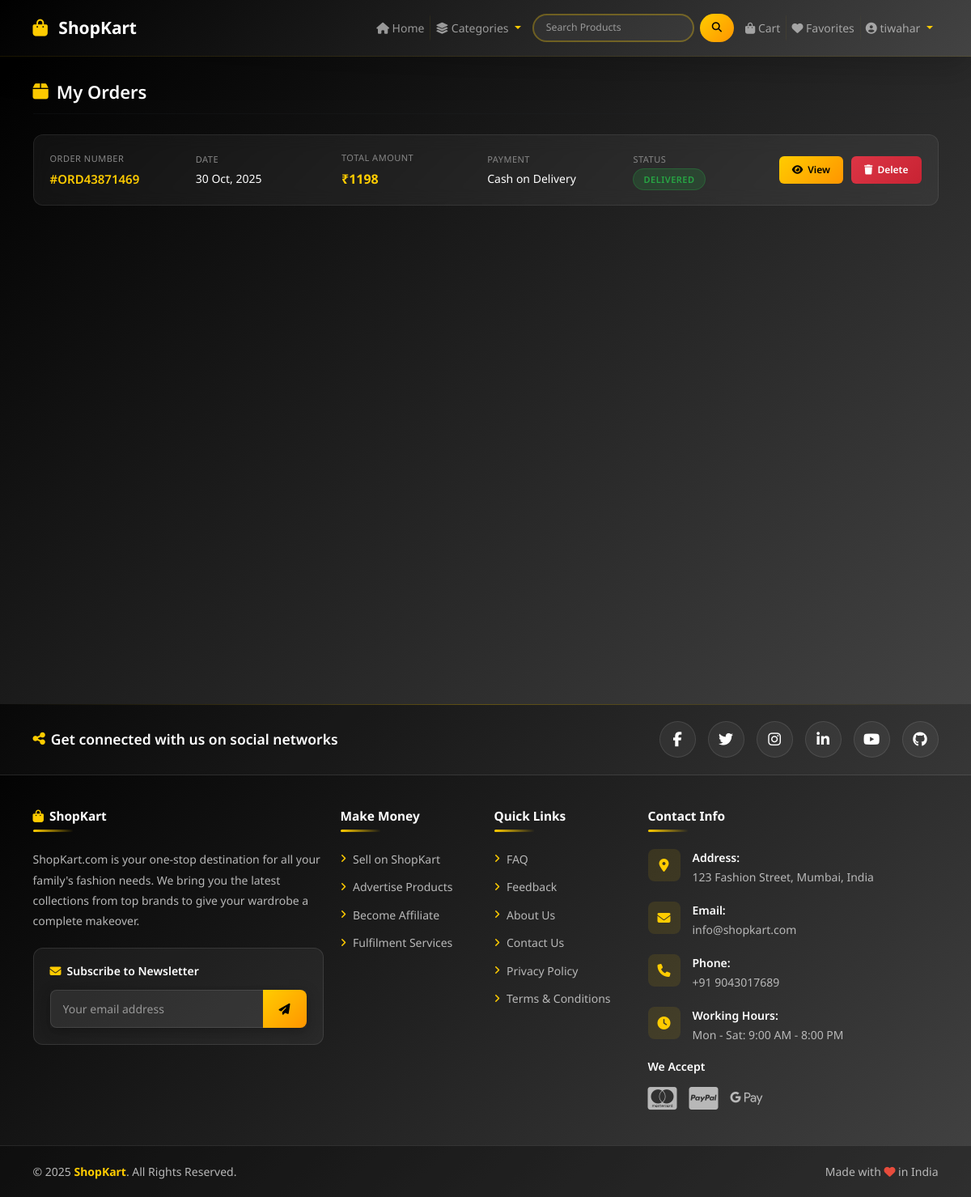
Screenshot of /my-orders (signed in) with the database file from the repository.
### shop/models.py (models this page shows, shortened)
class Order(models.Model):
    ORDER_STATUS = (
        ('Pending', 'Pending'),
        ('Confirmed', 'Confirmed'),
        ('Processing', 'Processing'),
        ('Shipped', 'Shipped'),
        ('Delivered', 'Delivered'),
        ('Cancelled', 'Cancelled'),
    )
    user = models.ForeignKey(User, on_delete=models.CASCADE)
    order_number = models.CharField(max_length=100, unique=True)
    full_name = models.CharField(max_length=200)
    email = models.EmailField()
    phone = models.CharField(max_length=15)
    address = models.TextField()
    city = models.CharField(max_length=100)
    state = models.CharField(max_length=100)
    pincode = models.CharField(max_length=10)
    total_amount = models.DecimalField(max_digits=10, decimal_places=2)
    status = models.CharField(max_length=20, choices=ORDER_STATUS, default='Pending')
    payment_mode = models.CharField(max_length=50, default='Cash on Delivery')
    order_notes = models.TextField(blank=True, null=True)
    created_at = models.DateTimeField(auto_now_add=True)
    updated_at = models.DateTimeField(auto_now=True)
    class Meta:
        ordering = ['-created_at']

### shop/views.py (the view)
# urls.py: path('my-orders', views.my_orders, name='my_orders'),
@login_required(login_url='login')
def my_orders(request):
    orders = Order.objects.filter(user=request.user)
    context = {
        'orders': orders,
    }
    return render(request, 'shop/my_orders.html', context)

### shop/views.py (called while the page is built)
def navbar_context(request):
    categories = Category.objects.all()
    cart_count = Cart.objects.filter(user=request.user).count() if request.user.is_authenticated else 0
    fav_count = Favourite.objects.filter(user=request.user).count() if request.user.is_authenticated else 0
    return {
        'categories': categories,
        'cart_count': cart_count,
        'fav_count': fav_count
    }

### shop/templates/shop/my_orders.html (shortened to what this page needs)
{% extends 'shop/layouts/main.html' %}
{% block content %}
<section class="orders-section">
  <div class="container">
    <div class="section-header">
      <h4><i class="fas fa-box"></i> My Orders</h4>
      <hr>
    </div>
    {% if orders %}
      {% for order in orders %}
      <div class="order-card" id="order-{{ order.id }}">
        <div class="order-row">
          <div class="order-item">
            <label>Order Number</label>
            <p class="order-number">#{{ order.order_number }}</p>
          </div>
          <div class="order-item">
            <label>Date</label>
            <p>{{ order.created_at|date:"d M, Y" }}</p>
          </div>
          <div class="order-item">
            <label>Total Amount</label>
            <p class="order-amount">₹{{ order.total_amount|stringformat:'d' }}</p>
          </div>
          <div class="order-item">
            <label>Payment</label>
            <p>{{ order.payment_mode }}</p>
          </div>
          <div class="order-item">
            <label>Status</label>
            {% if order.status == 'Delivered' %}
              <span class="status-badge status-delivered">{{ order.status }}</span>
            {% elif order.status == 'Cancelled' %}
              <span class="status-badge status-cancelled">{{ order.status }}</span>
            {% elif order.status == 'Shipped' %}
              <span class="status-badge status-shipped">{{ order.status }}</span>
            {% else %}
              <span class="status-badge status-pending">{{ order.status }}</span>
            {% endif %}
          </div>
          <div class="order-action">
            <a href="{% url 'order_detail' order.id %}" class="btn-view">
              <i class="fas fa-eye"></i> View
            </a>
            <button class="btn-delete" onclick="showDeleteModal({{ order.id }}, '{{ order.order_number }}')">
              <i class="fas fa-trash"></i> Delete
            </button>
          </div>
        </div>
      </div>
      {% endfor %}
    {% endif %}
  </div>
</section>
{% endblock content %}

### shop/templates/shop/inc/navbar.html (shortened to what this page needs)
{% load static %}
<nav class="navbar navbar-expand-lg navbar-dark shadow-lg py-3">
  <div class="container">
    <a class="navbar-brand fw-bold" href="{% url 'home' %}">
      <i class="fa fa-shopping-bag"></i> ShopKart
    </a>
    <div class="collapse navbar-collapse" id="mainNavbar">
      <ul class="navbar-nav ms-auto align-items-center">
        <li class="nav-item">
          <a class="nav-link" href="{% url 'home' %}">
            <i class="fa fa-house"></i> Home
          </a>
        </li>
        <li class="nav-item dropdown dropdown-hover">
          <a class="nav-link dropdown-toggle" href="#" id="catDropdown" role="button" data-bs-toggle="dropdown" aria-expanded="false" aria-haspopup="true">
            <i class="fa fa-layer-group"></i> Categories
          </a>
        </li>
        <li class="nav-item mx-2">
          <form class="d-flex" action="{% url 'search' %}" method="GET" id="searchForm">
            <input class="form-control form-control-sm me-2 search-input" type="search" name="query" placeholder="Search Products" aria-label="Search" required minlength="1">
            <button class="btn btn-sm search-btn" type="submit" id="searchBtn">
              <i class="fa fa-magnifying-glass"></i>
            </button>
          </form>
        </li>
        <li class="nav-item">
          <a class="nav-link position-relative cart-link" href="{% url 'cart' %}" aria-label="Shopping Cart">
            <i class="fa fa-bag-shopping"></i> Cart
          </a>
        </li>
        <li class="nav-item">
          <a class="nav-link position-relative fav-link" href="{% url 'favviewpage' %}" aria-label="Favorites">
            <i class="fa fa-heart"></i> Favorites
          </a>
        </li>
        <li class="nav-item dropdown dropdown-hover">
          {% if request.user.is_authenticated %}
            <a class="nav-link dropdown-toggle" href="#" id="userDropdown" role="button" data-bs-toggle="dropdown" aria-expanded="false" aria-haspopup="true">
              <i class="fa fa-circle-user"></i> {{ request.user.username }}
            </a>
          {% endif %}
        </li>
      </ul>
    </div>
  </div>
</nav>

### shop/static/css/style.css (style rules this page uses)
html { font-size: 14px; }
body { font-family: 'Noto Sans', sans-serif; }
a { text-decoration: none; }
.navbar { background: linear-gradient(135deg, #000000 0%, #434343 100%); }

### shop/templates/shop/inc/navbar.html (style rules this page uses)
:root { --navbar-bg: linear-gradient(135deg, #000000 0%, #434343 100%); --accent-color: #ffcc00; --accent-hover: #ff9500; --hover-bg: rgba(255, 204, 0, 0.15); --hover-bg-light: rgba(255, 204, 0, 0.1); --dropdown-shadow: 0 8px 24px rgba(0, 0, 0, 0.3); --transition-speed: 0.3s; --border-radius: 8px; --border-radius-lg: 12px; --border-radius-pill: 20px; }
html { scroll-behavior: smooth; }
.navbar { background: var(--navbar-bg); position: sticky; top: 0; z-index: 1000; backdrop-filter: blur(10px); transition: all var(--transition-speed) ease; border-bottom: 1px solid rgba(255, 204, 0, 0.1); }
.navbar-nav .nav-link { padding: 10px 16px; transition: all var(--transition-speed) cubic-bezier(0.4, 0, 0.2, 1); border-radius: var(--border-radius); position: relative; overflow: hidden; color: #fff; }
.navbar-nav .nav-link::before { content: ''; position: absolute; top: 0; left: 0; width: 100%; height: 100%; background: var(--hover-bg-light); transform: translateX(-100%); transition: transform var(--transition-speed) ease; z-index: -1; }
.navbar-nav .nav-link i { transition: all 0.3s ease; }
.dropdown-toggle::after { transition: transform var(--transition-speed) ease; border-top-color: var(--accent-color); }
.search-input { border-radius: var(--border-radius-pill); border: 2px solid rgba(255, 204, 0, 0.3); padding: 6px 15px; transition: all var(--transition-speed) ease; background: rgba(255, 255, 255, 0.05); color: #fff; width: 200px; }
.search-input::placeholder { color: rgba(255, 255, 255, 0.5); }
.search-btn { border-radius: var(--border-radius-pill); padding: 6px 15px; transition: all var(--transition-speed) ease; border: none; background: linear-gradient(135deg, #ffcc00 0%, #ff9500 100%); color: #000; font-weight: 600; }
.search-btn i { transition: transform 0.3s ease; }
.navbar-brand { font-size: 1.5rem; transition: all var(--transition-speed) ease; color: #fff; }
.navbar-brand i { margin-right: 8px; transition: transform 0.5s ease; color: var(--accent-color); }
.fa-house { transition: all 0.3s ease; }
.fa-layer-group { transition: all 0.3s ease; }
.fa-circle-user { transition: all 0.3s ease; }

### shop/templates/shop/my_orders.html (style rules this page uses)
.orders-section { background: linear-gradient(135deg, #000000 0%, #434343 100%); min-height: 100vh; padding: 30px 0; }
.section-header { margin-bottom: 25px; }
.section-header h4 { color: #fff; font-size: 22px; font-weight: 600; margin-bottom: 10px; display: flex; align-items: center; gap: 10px; }
.section-header h4 i { color: #ffcc00; }
.section-header hr { border-color: rgba(255, 255, 255, 0.1); }
.order-card { background: rgba(255, 255, 255, 0.05); backdrop-filter: blur(10px); border: 1px solid rgba(255, 255, 255, 0.08); border-radius: 12px; padding: 20px; margin-bottom: 15px; transition: all 0.3s ease; }
.order-row { display: flex; align-items: center; flex-wrap: wrap; gap: 15px; }
.order-item { flex: 1; min-width: 120px; }
.order-item label { color: #888; font-size: 11px; text-transform: uppercase; letter-spacing: 0.5px; margin-bottom: 5px; display: block; }
.order-item p { color: #fff; font-size: 14px; margin: 0; }
.order-item .order-number { color: #ffcc00; font-weight: 600; font-size: 15px; }
.order-item .order-amount { color: #ffcc00; font-weight: 700; font-size: 16px; }
.status-badge { padding: 5px 12px; border-radius: 20px; font-size: 11px; font-weight: 600; text-transform: uppercase; letter-spacing: 0.5px; }
.status-delivered { background: rgba(40, 167, 69, 0.2); color: #28a745; border: 1px solid rgba(40, 167, 69, 0.3); }
.btn-view { padding: 8px 16px; background: linear-gradient(135deg, #ffcc00 0%, #ff9500 100%); border: none; border-radius: 6px; color: #000; font-size: 12px; font-weight: 600; text-decoration: none; display: inline-flex; align-items: center; gap: 6px; transition: all 0.3s ease; }
.btn-delete { padding: 8px 16px; background: linear-gradient(135deg, #dc3545 0%, #c82333 100%); border: none; border-radius: 6px; color: #fff; font-size: 12px; font-weight: 600; text-decoration: none; display: inline-flex; align-items: center; gap: 6px; transition: all 0.3s ease; cursor: pointer; }
.order-action { flex: 0 0 auto; text-align: right; display: flex; gap: 10px; }

### rows the page displays
Order: order_number "ORD43871469", created_at "30 Oct, 2025", total_amount "1198", payment_mode "Cash on Delivery", status "DELIVERED"

### other values shown
{{ request.user.username }} "tiwahar"
